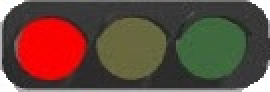
#> input picture self_driving_car_pkg/self_driving_car_pkg/Detection/TrafficLights/HaarCascade/Training/Pos.jpg, 135 x 46 px (shown 2 times larger)
$ python -i TrafficLight_DetectNTrack.py   (imports and definitions only)
#> lines starting #> are read from the running program, lines starting #| are printed output that depends on the picture; after the words box and inside, x2 and y2 are one past the last pixel; in counts of white or black regions, pixels touching at a corner belong together
#> further down, picture is the input picture: shape (46, 135, 3); mean B, G, R 61.8, 73.1, 100.5
### self_driving_car_pkg/self_driving_car_pkg/Detection/TrafficLights/TL_State.py
import cv2
import numpy as np
import math
from ...config import config

class TL_States:

    def __init__(self):
        self.detected_circle = 0 #Set this to current dataset images size so that new images number starts from there and dont overwrite
        self.Traffic_State = "Unknown"
        self.prevTraffic_State = 0

        self.write_data = False
        self.draw_detected = True
        self.display_images = True

        self.HLS = 0
        self.src = 0

    # Below Are Class Variables that will be same for each instance of the class
    # As all bots will be in same environments so these variables will be same
    Hue_Low_G  = 56
    Hue_High_G = 66
    Lit_Low_G  = 41
    Sat_Low_G  = 23

    Hue_Low_R  = 0
    Hue_High_R = 8
    Lit_Low_R  = 33
    Sat_Low_R  = 23

    def dist(self,a,b):
        return int( math.sqrt( ( (a[1]-b[1])**2 ) + ( (a[0]-b[0])**2 ) ) )

    def Check_Color_Cmb(self,center,center_cmp):
        Correct_Color_Comb = False
        A_hue=self.HLS[center[1]-1,center[0]-1,0]
        B_hue=self.HLS[center_cmp[1]-1,center_cmp[0]-1,0]
        C_hue=self.HLS[center[1]-1,int((center[0]+center_cmp[0])/2),0]

        if( (A_hue<8) or ( (A_hue>56)and (A_hue<66) ) ):
            # A is either red or green
            if(A_hue<8):
                #A is Red then B Should be green
                if ( (B_hue>56)and (B_hue<66) ):
                    print("A is Red B is green")
                    if ((C_hue>28)and(C_hue<32)):
                        return True
                    else:
                        print("Mid is not yello")
                        return Correct_Color_Comb
                else:
                    print("A is Red B is NOT green")
                    return Correct_Color_Comb
            else:
                # A is green then B should be red
                if(B_hue<8):
                    #B is red then A should be green
                    if ( (A_hue>56)and (A_hue<66) ):
                        print("B is Red A is green")
                        if ((C_hue>28)and(C_hue<32)):
                            return True
                        else:
                            print("Mid is not yello")
                            return Correct_Color_Comb
                    else:
                        print("B is Red A is green")
                        return Correct_Color_Comb
        else:
            print("A is Neither Red B NOR green")
            return Correct_Color_Comb

    def AreCircles_Intersecting(self,center,center_cmp,r1,r2):
        x1,y1=center
        x2,y2=center_cmp
        distSq = (x1 - x2) * (x1 - x2) + (y1 - y2) * (y1 - y2);
        radSumSq = (r1 + r2) * (r1 + r2);
        if (distSq == radSumSq):
            return 1
        elif (distSq > radSumSq):
            return -1
        else:
            return 0

    def Circledetector(self,gray,cimg,frame_draw):

        frame_draw_special= frame_draw.copy()
        self.Traffic_State,self.prevTraffic_State
        # 2. Apply the HoughCircles to detect the circular regions in the Image
        NumOfVotesForCircle = 16 #parameter 1 MinVotes needed to be classified as circle
        CannyHighthresh = 230 # High threshold value for applying canny
        mindDistanBtwnCircles = 5 # kept as sign will likely not be overlapping
        max_rad = 50 # smaller circles dont have enough votes so only maxRadius need to be controlled
                        # As signs are right besides road so they will eventually be in view so ignore circles larger than said limit
        circles = cv2.HoughCircles(gray,cv2.HOUGH_GRADIENT,1,mindDistanBtwnCircles,param1=CannyHighthresh,param2=NumOfVotesForCircle,minRadius=5,maxRadius=max_rad)
        TL_Update = "Unknown"
        # 3. Loop over detected Circles
        if circles is not None:
            circles = np.uint16(np.around(circles))
            # 4. Check if Circles larger then minim size
            i_count=0
            for i in circles[0,:]:
                center =(int(i[0])-1,int(i[1])-1)
                radius = int(i[2] + 5)
                if (radius !=5):
                    self.detected_circle = self.detected_circle + 1
                    j_count=0
                    for j in circles[0,:]:
                        if j_count!=i_count:
                            center_cmp =(int(j[0])-1,int(j[1])-1)
                            radius_cmp = int(j[2] + 5)
                            point_Dist = self.dist( ( center[0],center[1] ) , ( center_cmp[0],center_cmp[1] ) )
                            print("Distance between [ center = ", center, "center_cmp = ",center_cmp, " ] is  = ",point_Dist)
                            if ( (point_Dist>10) and (point_Dist<80) and ( abs(center[0]-center_cmp[0]) < 80 ) and ( abs(center[1]-center_cmp[1]) < 5 ) and (abs(radius - radius_cmp)<5) and (self.AreCircles_Intersecting(center,center_cmp,radius,radius_cmp)<0) ):
                                Correct_Color_Comb = self.Check_Color_Cmb(center,center_cmp)
                                if (Correct_Color_Comb):
                                    #close enough
                                    # draw the outer circle
                                    cv2.circle(frame_draw_special,(i[0],i[1]),i[2],(0,255,0),1)
                                    # draw the center of the circle
                                    cv2.circle(frame_draw_special,(i[0],i[1]),2,(0,0,255),3)

                                    # draw the outer circle
                                    cv2.circle(frame_draw_special,(j[0],j[1]),j[2],(255,0,0),1)
                                    # draw the center of the circle
                                    cv2.circle(frame_draw_special,(j[0],j[1]),2,(0,0,255),3)
                                    if (config.debugging and config.debugging_TrafficLights):
                                        cv2.imshow('Traffic Light Confirmed!! [Checking State!!!]',frame_draw_special)
                                    else:
                                        cv2.destroyWindow('Traffic Light Confirmed!! [Checking State!!!]')
                                    #If Center is Brighter
                                    if( (int(self.HLS[center[1],center[0],1]) - int(self.HLS[center_cmp[1],center_cmp[0],1])) > 10 ):
                                        # Left was Brightest [Red]
                                        if(center[0]<center_cmp[0]):
                                            TL_Update = "Left was Brightest [Red]"
                                            self.Traffic_State="Stop"
                                        # Right was Brightest [Green]
                                        elif(center[0]>center_cmp[0]):
                                            TL_Update = "Right was Brightest [Green]"
                                            self.Traffic_State="Go"

                                    #ElseIf Center_cmp is Brighter
                                    elif( ( int(self.HLS[center[1],center[0],1]) - int(self.HLS[center_cmp[1],center_cmp[0],1]) ) < -10):
                                        # Left was Darker [Green]
                                        if(center[0]<center_cmp[0]):
                                            TL_Update = "Left was Darker [Green]"
                                            self.Traffic_State="Go"
                                        # Right was Darker [Red]
                                        elif(center[0]>center_cmp[0]):
                                            TL_Update = "Right was Darker [Red]"
                                            self.Traffic_State="Stop"
                                    else:
                                        if (self.prevTraffic_State != "Stop"):
                                            self.Traffic_State= "Unknown"#Because No Traffic light is detected and we werent looking for Go then Reset Traffic State

                                    print("HLS[center[1],center[0],1] = ",self.HLS[center[1],center[0],1], "HLS[center_cmp[1],center_cmp[0],1] = ",self.HLS[center_cmp[1],center_cmp[0],1])

                            j_count=j_count+1

                    i_count=i_count+1


                    startP = (center[0]-radius,center[1]-radius)
                    endP = (center[0]+radius,center[1]+radius)
                    detected_sign = cimg[startP[1]:endP[1],startP[0]:endP[0]]

                    if(detected_sign.shape[1] and detected_sign.shape[0]):
                        if self.draw_detected:
                            # draw the outer circle
                            cv2.circle(frame_draw,(i[0],i[1]),i[2],(0,255,0),1)
                            # draw the center of the circle
                            cv2.circle(frame_draw,(i[0],i[1]),2,(0,0,255),3)
                            #cv2.imshow('circle',detected_sign)

            cv2.putText(frame_draw,str(circles.shape[1]),(40,50),cv2.FONT_HERSHEY_SIMPLEX,1,255)
            if self.display_images:
                cv2.putText(frame_draw, self.Traffic_State, (20,20), cv2.FONT_HERSHEY_SIMPLEX, 1, 255)

                if (config.debugging and config.debugging_TrafficLights):
                    cimg_str = '[Fetch_TL_State] (2) detected circular reg'
                    cv2.imshow(cimg_str,frame_draw)
                else:
                    cv2.destroyWindow('[Fetch_TL_State] (2) detected circular reg')

            if (self.Traffic_State !=self.prevTraffic_State):
                print("#################TRAFFIC STATE CHANGED####################")
                print ("self.Traffic_State = ",self.Traffic_State)
                print ("TL_Reason = ",TL_Update)
                if (config.debugging and config.debugging_TrafficLights):
                    cv2.waitKey(1)

            self.prevTraffic_State = self.Traffic_State

        return self.Traffic_State


    def clr_segment(self,lower_range,upper_range):

        # 2. Performing Color Segmentation on Given Range
        lower = np.array( [lower_range[0],lower_range[1] ,lower_range[2]] )
        upper = np.array( [upper_range[0]    ,255     ,255])
        mask = cv2.inRange(self.HLS, lower, upper)

        # 3. Dilating Segmented ROI's
        kernel = cv2.getStructuringElement(shape=cv2.MORPH_ELLIPSE, ksize=(3,3))
        mask = cv2.morphologyEx(mask, cv2.MORPH_DILATE, kernel)
        return mask

    def MaskExtract(self):
        mask_Green   = self.clr_segment( (self.Hue_Low_G  ,self.Lit_Low_G   ,self.Sat_Low_G ), (self.Hue_High_G       ,255,255) )
        mask_Red     = self.clr_segment( (self.Hue_Low_R  ,self.Lit_Low_R   ,self.Sat_Low_R ), (self.Hue_High_R       ,255,255) )

        MASK = cv2.bitwise_or(mask_Green,mask_Red)
        MASK_Binary = MASK != 0

        dst = self.src * (MASK_Binary[:,:,None].astype(self.src.dtype))

        if (config.debugging and config.debugging_TrafficLights):
            cv2.imshow("mask",dst)
            cv2.imshow("mask_R",dst)
        else:
            cv2.destroyWindow("mask")
            cv2.destroyWindow("mask_R")

        return dst

    def OnHueLowChange(self,val):
        self.Hue_Low_G = val
        self.MaskExtract()
    def OnHueHighChange(self,val):
        self.Hue_High_G = val
        self.MaskExtract()
    def OnLitLowChange(self,val):
        self.Lit_Low_G = val
        self.MaskExtract()
    def OnSatLowChange(self,val):
        self.Sat_Low_G = val
        self.MaskExtract()


    def OnHueLowChange_R(self,val):
        self.Hue_Low_R = val
        self.MaskExtract()
    def OnHueHighChange_R(self,val):
        self.Hue_High_R = val
        self.MaskExtract()
    def OnLitLowChange_R(self,val):
        self.Lit_Low_R = val
        self.MaskExtract()
    def OnSatLowChange_R(self,val):
        self.Sat_Low_R = val
        self.MaskExtract()


    def Get_TL_State(self,frame,frame_draw):

        if (config.debugging and config.debugging_TrafficLights):
            cv2.namedWindow("mask")
            cv2.namedWindow("mask_R")
            cv2.createTrackbar("Hue_L","mask",self.Hue_Low_G,255,self.OnHueLowChange)
            cv2.createTrackbar("Hue_H","mask",self.Hue_High_G,255,self.OnHueHighChange)
            cv2.createTrackbar("Lit_L","mask",self.Lit_Low_G,255,self.OnLitLowChange)
            cv2.createTrackbar("Sat_L","mask",self.Sat_Low_G,255,self.OnSatLowChange)
            cv2.createTrackbar("Hue_L_red","mask_R",self.Hue_Low_R,255,self.OnHueLowChange_R)
            cv2.createTrackbar("Hue_H_red","mask_R",self.Hue_High_R,255,self.OnHueHighChange_R)
            cv2.createTrackbar("Lit_L_red","mask_R",self.Lit_Low_R,255,self.OnLitLowChange_R)
            cv2.createTrackbar("Sat_L_red","mask_R",self.Sat_Low_R,255,self.OnSatLowChange_R)
        else:
            cv2.destroyWindow("mask")
            cv2.destroyWindow("mask_R")

        # 0. To be accessed in Script Functions without explicitly passing as an Argument
        self.src = frame.copy()
        # 1. Converting frame to HLS ColorSpace
        self.HLS = cv2.cvtColor(frame,cv2.COLOR_BGR2HLS)#2 msc
        # 2. Extracting Mask of Only Red And Color Regions
        frame_ROI = self.MaskExtract()

        # 1. Cvt frame_ROI to grayscale
        gray = cv2.cvtColor(frame_ROI,cv2.COLOR_BGR2GRAY)
        # Localizing Potetial Candidates and Classifying them in SignDetection
        self.Circledetector(gray.copy(),frame.copy(),frame_draw)

        return self.Traffic_State

### self_driving_car_pkg/self_driving_car_pkg/Detection/TrafficLights/TrafficLight_DetectNTrack.py
import cv2
import numpy as np

from .TL_State import TL_States
from ...config import config
import os
import math

TL_States_ = TL_States()
class TL_Detector:

    def __init__(self):
        #Variables created inside __init__ (and all other method functions)
        # and prefaced with self.
        print("Initialized Object of TL_Detector class")

    #Variable set outside __init__ belong to the class.
    # They're shared by all instances.
    TrafficLight_cascade_str = os.path.join(os.getcwd(), "self_driving_car_pkg/self_driving_car_pkg/data/TrafficLight_cascade.xml")
    TrafficLight_cascade = cv2.CascadeClassifier()
    #-- 1. Load the cascades
    if not TrafficLight_cascade.load(cv2.samples.findFile(TrafficLight_cascade_str)):
        print('--(!)Error loading face cascade')
        exit(0)

    # [15 lines left out: function Get_TrafficLightState, not called in this run]

    def Cascade_Detect(self,img):
        img_draw=img.copy()
        gray = cv2.cvtColor(img, cv2.COLOR_BGR2GRAY)
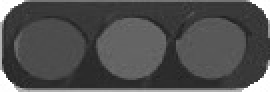
#> gray: shape (46, 135) (shown 2 times larger); min 33, max 255, mean 80
        target = self.TrafficLight_cascade.detectMultiScale(gray)
#> target = [[4, 2, 125, 42]]
        TrafficLightFound=False
        Traffic_State = "Unknown"

        TL_iteration = 0
        for (x,y,w,h) in target:
            cv2.rectangle(img_draw, (x,y), (x+w,y+h), (0,165,255), 2)
            roi_gray = gray[y:y+h, x:x+w]
            roi_color = img[y:y+h, x:x+w]
            TL_Maybe_mask = np.zeros(gray.shape,np.uint8)
            TL_Maybe_mask[y:y+h,x:x+w] = 255
            img_ROI = cv2.bitwise_and(img,img,mask=TL_Maybe_mask)

            if (config.debugging and config.debugging_TrafficLights):
                cv2.imshow('[Fetch_TL_State] (1) img_ROI', img_ROI)
            else:
                cv2.destroyWindow('[Fetch_TL_State] (1) img_ROI')
            # Reconfirm if detected Traffic Light was the desired one
            Traffic_State = TL_States_.Get_TL_State(img_ROI,img_draw)
            if(Traffic_State!="Unknown"):
                print("Traffic State Recived at",TL_iteration," pos = ",Traffic_State)
                # Confirm Traffic Light
                cv2.rectangle(img_draw, (x,y), (x+w,y+h), (0,255,0), 2)
                # Start Tracking
                TrafficLightFound = True
                if (config.debugging and config.debugging_TrafficLights):
                    cv2.imshow('[Fetch_TL_State] (3) Traffic Light With State', img_draw)
                else:
                    cv2.destroyWindow('[Fetch_TL_State] (3) Traffic Light With State')
                # cv2.waitKey(0)
                break
            TL_iteration +=1
#> this loop made 1 pass
#> (x, y, w, h) on pass 1: (4, 2, 125, 42)
#> (printed output is left out)
#> pass 1, in Cascade_Detect, `roi_gray = gray[y:y+h, x:x+w]`:
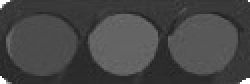
#> roi_gray: shape (42, 125) (shown 2 times larger); min 33, max 255, mean 70.2
#> pass 1, in Cascade_Detect, `roi_color = img[y:y+h, x:x+w]`:
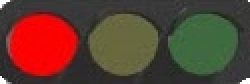
#> roi_color: shape (42, 125, 3) (shown 2 times larger); mean B, G, R 48.7, 62, 94.4
#> pass 1, in Cascade_Detect, `img_ROI = cv2.bitwise_and(img,img,mask=TL_Maybe_mask)`:
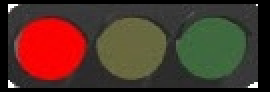
#> img_ROI: shape (46, 135, 3) (shown 2 times larger); mean B, G, R 41.2, 52.4, 79.8
#> after the loop:
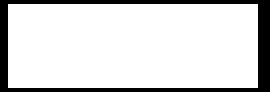
#> TL_Maybe_mask: shape (46, 135) (shown 2 times larger); 84.5% white; 1 black region, box (x1, y1, x2, y2) and area: (0, 0, 135, 46) 960
#> after the loop:
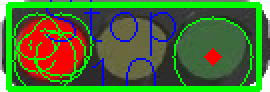
#> img_draw: shape (46, 135, 3) (shown 2 times larger); mean B, G, R 51.1, 109.6, 75.2
#> after the loop, TL_iteration = 0

        #cv2.imshow('detected_TrafficLight', img_draw)
        #cv2.waitKey(1)


        if TrafficLightFound:
            TrafficLight_Rect = target[TL_iteration]
#> TrafficLight_Rect = [4, 2, 125, 42]
        else:
            TrafficLight_Rect = np.array([0,0,0,0])

        return TrafficLight_Rect,Traffic_State

class TL_Tracker:

    def __init__(self):
        #Variables created inside __init__ (and all other method functions)
        # and prefaced with self.
        print("Initialized Object of signTracking class")

    #Variable set outside __init__ belong to the class.
    # They're shared by all instances.
    mode = "Detection"
    max_allowed_dist = 100
    feature_params = dict(maxCorners=100,qualityLevel=0.3,minDistance=7,blockSize=7)
    lk_params = dict(winSize=(15, 15),maxLevel=2,criteria=(cv2.TERM_CRITERIA_EPS | cv2.TERM_CRITERIA_COUNT,10, 0.03))
    # Create some random colors
    color = np.random.randint(0, 255, (100, 3))
    known_centers = []
    known_centers_confidence = []
    old_gray = 0
    p0 = []
    Tracked_class = 0
    mask = 0
    Tracked_ROI=0
    CollisionIminent = False

    def Distance(self,a,b):
        #return math.sqrt( ( (a[1]-b[1])**2 ) + ( (a[0]-b[0])**2 ) )
        return math.sqrt( ( (float(a[1])-float(b[1]))**2 ) + ( (float(a[0])-float(b[0]))**2 ) )

    # [108 lines left out: functions MatchCurrCenter_ToKnown, EstimateTrackedRect, Track, Reset, not called in this run]


TL_Detect = TL_Detector()
TL_Track = TL_Tracker()

def detect_TrafficLights(img):
    # Every form of drawing will be done on this stupit image
    frame_draw = img.copy()
    Curr_TL_State = "Unknown"
    # 4. Checking if SignTrack Class mode is Tracking If yes Proceed
    if(TL_Track.mode == "Tracking"):
        # Start timer
        timer = cv2.getTickCount()

        Temp_Tracked_ROI = TL_Track.Track(img,frame_draw)

        # Calculate Frames per second (FPS)
        fps = cv2.getTickFrequency() / (cv2.getTickCount() - timer)
        # Display FPS on frame
        cv2.putText(frame_draw, "FPS : " + str(int(fps)), (100,50), cv2.FONT_HERSHEY_SIMPLEX, 0.75, (50,170,50), 2)

        if (config.debugging and config.debugging_TrafficLights):
            cv2.imshow("[Fetch_TL_State] (4) Tracked_ROI",TL_Track.Tracked_ROI)
        else:
            cv2.destroyWindow("[Fetch_TL_State] (4) Tracked_ROI")

        img_ROI_tracked = cv2.bitwise_and(img,img,mask=Temp_Tracked_ROI)

        if (config.debugging and config.debugging_TrafficLights):
            cv2.imshow('[Fetch_TL_State] (5) img_ROI_tracked_BoundedRect', img_ROI_tracked)
        else:
            cv2.destroyWindow('[Fetch_TL_State] (5) img_ROI_tracked_BoundedRect')

        Curr_TL_State = TL_Detect.Get_TrafficLightState(img_ROI_tracked)

    # 3. If SignTrack is in Detection Proceed to intialize tracker
    elif (TL_Track.mode == "Detection"):

        # 3a. Select the ROI which u want to track
        r, TLD_Class = TL_Detect.Cascade_Detect(img)
#> r = [4, 2, 125, 42]; TLD_Class = 'Stop'

        if ((r!=np.array([0,0,0,0])).all()):
            # Traffic Light Detected ===> Initialize Tracker
            # 3b. Convert Rgb to gray
            gray = cv2.cvtColor(img,cv2.COLOR_BGR2GRAY)
            # 3c. creating ROI mask
            ROI_mask = np.zeros_like(gray)
            ROI_toTrack = np.zeros_like(gray)
            ROI_toTrack[int(r[1]):int(r[1]+r[3]), int(r[0]):int(r[0]+r[2])] = 255
            #cv2.rectangle(ROI_mask, (int(r[1]),int(r[0])), (int(r[1]+r[3]),int(r[0]+r[2])),255, 2)
            cv2.rectangle(ROI_mask, (int(r[0]),int(r[1])), (int(r[0]+r[2]),int(r[1]+r[3])),255, 2)
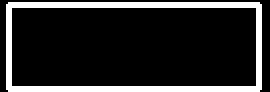
#> ROI_mask: shape (46, 135) (shown 2 times larger); 16.1% white; 1 white region, box (x1, y1, x2, y2) and area: (3, 1, 131, 46) 998
            #TL_Track.Tracked_ROI = ROI_mask
            TL_Track.Tracked_ROI = ROI_toTrack
            # 3d. Updating signtrack class with variables initialized
            TL_Track.mode = "Tracking" # Set mode to tracking
            TL_Track.Tracked_class = TLD_Class # keep tracking frame sign name
#> TL_Track.Tracked_class = 'Stop'
            TL_Track.p0 = cv2.goodFeaturesToTrack(gray, mask = ROI_toTrack, **TL_Track.feature_params)
#> TL_Track.p0 = [[8, 2], [5, 40], [126, 41]]
            TL_Track.old_gray = gray.copy()
            TL_Track.mask = np.zeros_like(frame_draw)
            TL_Track.CollisionIminent = False

    return Curr_TL_State,TL_Track.CollisionIminent

>>> import cv2
>>> picture = cv2.imread('HaarCascade/Training/Pos.jpg')
>>> result = detect_TrafficLights(picture)
#> result = ('Unknown', False)
